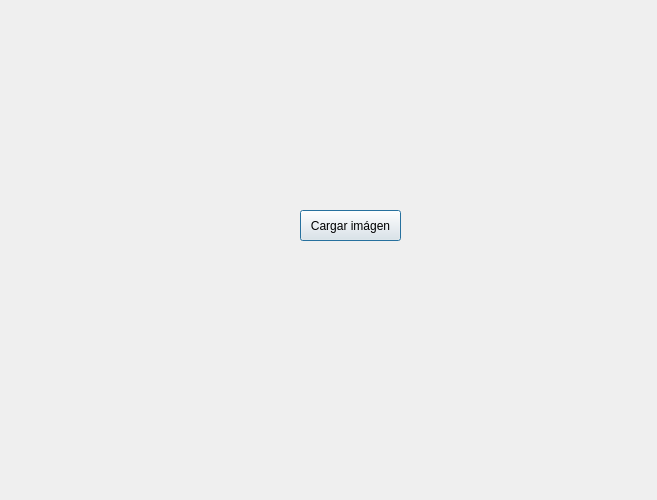
<?xml version="1.0" encoding="UTF-8"?>
<ui version="4.0">
 <class>Dialog</class>
 <widget class="QDialog" name="Dialog">
  <property name="geometry">
   <rect>
    <x>0</x>
    <y>0</y>
    <width>657</width>
    <height>500</height>
   </rect>
  </property>
  <property name="windowTitle">
   <string>Dialog</string>
  </property>
  <widget class="QWidget" name="widgetImagen" native="true">
   <property name="geometry">
    <rect>
     <x>19</x>
     <y>99</y>
     <width>251</width>
     <height>291</height>
    </rect>
   </property>
  </widget>
  <widget class="QPushButton" name="pushButton">
   <property name="geometry">
    <rect>
     <x>300</x>
     <y>210</y>
     <width>101</width>
     <height>31</height>
    </rect>
   </property>
   <property name="text">
    <string>Cargar imágen</string>
   </property>
  </widget>
 </widget>
 <resources/>
 <connections/>
</ui>
